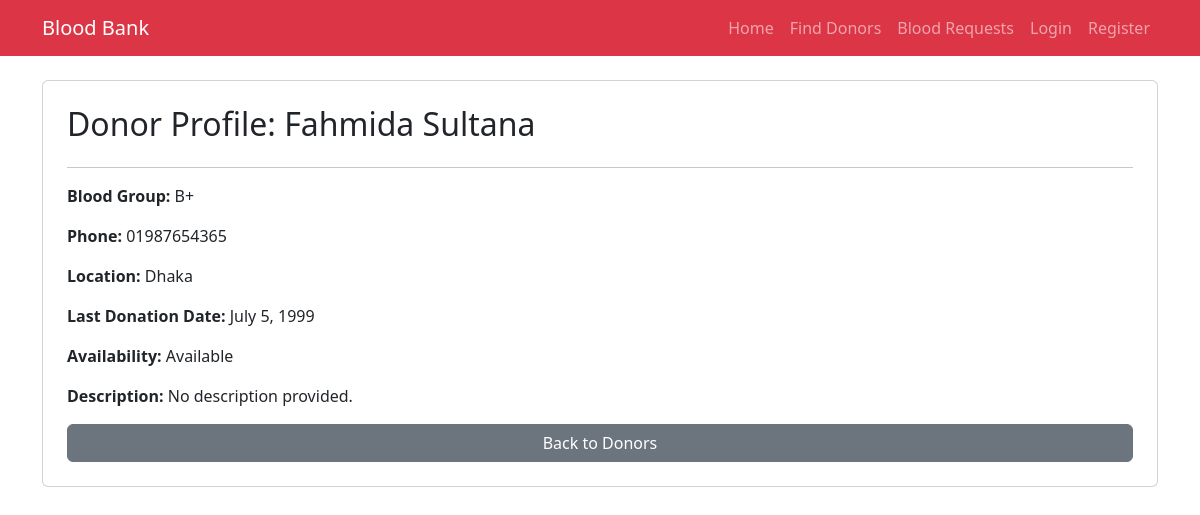
The app's page /donor/1/ with its own data.
### core/models.py (models this page shows, shortened)
class DonorProfile(models.Model):
    user = models.OneToOneField(User, on_delete=models.CASCADE, related_name='donor_profile')
    blood_group = models.CharField(max_length=5, choices=BLOOD_GROUPS)
    phone = models.CharField(max_length=15)
    location = models.CharField(max_length=100)
    last_donation_date = models.DateField(null=True, blank=True)
    availability = models.CharField(max_length=20, choices=AVAILABILITY_CHOICES, default='Available')
    description = models.TextField(blank=True, null=True)

### core/views.py (the view)
# urls.py: path('donor/<int:pk>/', views.donor_detail, name='donor_detail'),
def donor_detail(request, pk):
    donor = get_object_or_404(DonorProfile, pk=pk)
    return render(request, 'core/donor_detail.html', {'donor': donor})

### core/templates/core/donor_detail.html (shortened to what this page needs)
{% extends 'core/base.html' %}
{% block content %}
<div class="card p-4">
    <h2>Donor Profile: {{ donor.user.get_full_name|default:donor.user.username }}</h2>
    <hr>
    <p><strong>Blood Group:</strong> {{ donor.blood_group }}</p>
    <p><strong>Phone:</strong> {{ donor.phone }}</p>
    <p><strong>Location:</strong> {{ donor.location }}</p>
    <p><strong>Last Donation Date:</strong> {{ donor.last_donation_date|default:"N/A" }}</p>
    <p><strong>Availability:</strong> {{ donor.availability }}</p>
    <p><strong>Description:</strong> {{ donor.description|default:"No description provided." }}</p>
    <a href="{% url 'donor_list' %}" class="btn btn-secondary">Back to Donors</a>
</div>
{% endblock %}

### records on screen
DonorProfile: user.get_full_name "Fahmida Sultana", blood_group "B+", phone "01987654365", location "Dhaka", last_donation_date "July 5, 1999", availability "Available", description "No description provided."
